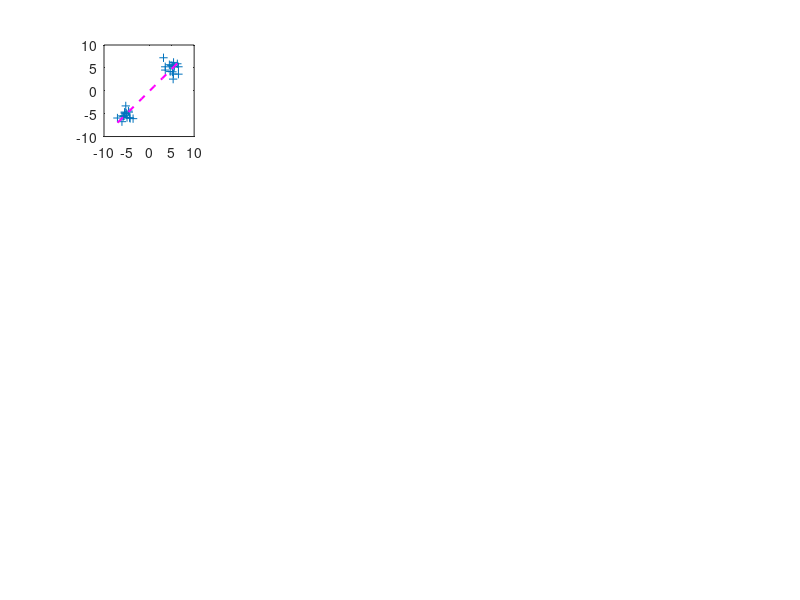

Source code (MATLAB): (Note: this script raises an error after producing the figure.)
%% Compare RSA Matrices Simulation

N = 16;

figure('Pos', [326 71 1291 912])

mu = [-5 -5; 5 5];
sigma = cat(3,[1 0; 0 1], [1 0; 0 1]);
%rng('default')  % For reproducibility
R = [];
R = [R; mvnrnd(mu(1,:),sigma(:,:,1),N)];
R = [R; mvnrnd(mu(2,:),sigma(:,:,2),N)];

subplot(4,5,1)
plot(R(:,1),R(:,2),'+')
set(gca,'xlim',[-10 10], 'ylim',[-10 10])
hold on
B = polyfit(R(:,1), R(:,2),1);
ls1 = plot(linspace(min(R(:,1)), max(R(:,1)),N),B(2) + linspace(min(R(:,1)), max(R(:,1)),N)*B(1),'--m','linewidth',1.5);
text(ls1.XData(end), ls1.YData(end),strrep(sprintf('r = %1.3f',corr(R(:,1), R(:,2))),'0.','.'),'Color','m')
B = polyfit(R(1:N,1), R(1:N,2),1);
ls2 = plot(linspace(min(R(1:N,1)), max(R(1:N,1)),N),B(2) + linspace(min(R(1:N,1)), max(R(1:N,1)),N)*B(1),'--r','linewidth',1.5);
text(ls2.XData(end), ls2.YData(end),strrep(sprintf('r = %1.3f',corr(R(1:N,1), R(1:N,2))),'0.','.'),'Color','r')
B = polyfit(R(N+1:end,1), R(N+1:end,2),1);
ls3 = plot(linspace(min(R(N+1:end,1)), max(R(N+1:end,1)),N),B(2) + linspace(min(R(N+1:end,1)), max(R(N+1:end,1)),N)*B(1),'--g','linewidth',1.5);
text(ls3.XData(end), ls3.YData(end),strrep(sprintf('r = %1.3f',corr(R(N+1:end,1), R(N+1:end,2))),'0.','.'),'Color','g')
hold off
title(sprintf('V_{corr} = %1.4f', (atanh(corr(R(1:N,1), R(1:N,2))) - atanh(corr(R(N+1:end,1), R(N+1:end,2))))*(atanh(corr(R(:,1), R(:,2))))))

mu = [-1 -1; 1 1];
sigma = cat(3,[1 0; 0 1], [1 0; 0 1]);
%rng('default')  % For reproducibility
R = [];
R = [R; mvnrnd(mu(1,:),sigma(:,:,1),N)];
R = [R; mvnrnd(mu(2,:),sigma(:,:,2),N)];

subplot(4,5,2)
plot(R(:,1),R(:,2),'+')
set(gca,'xlim',[-5 5], 'ylim',[-5 5])
hold on
B = polyfit(R(:,1), R(:,2),1);
ls1 = plot(linspace(min(R(:,1)), max(R(:,1)),N),B(2) + linspace(min(R(:,1)), max(R(:,1)),N)*B(1),'--m','linewidth',1.5);
text(ls1.XData(end), ls1.YData(end),strrep(sprintf('r = %1.3f',corr(R(:,1), R(:,2))),'0.','.'),'Color','m')
B = polyfit(R(1:N,1), R(1:N,2),1);
ls2 = plot(linspace(min(R(1:N,1)), max(R(1:N,1)),N),B(2) + linspace(min(R(1:N,1)), max(R(1:N,1)),N)*B(1),'--r','linewidth',1.5);
text(ls2.XData(end), ls2.YData(end),strrep(sprintf('r = %1.3f',corr(R(1:N,1), R(1:N,2))),'0.','.'),'Color','r')
B = polyfit(R(N+1:end,1), R(N+1:end,2),1);
ls3 = plot(linspace(min(R(N+1:end,1)), max(R(N+1:end,1)),N),B(2) + linspace(min(R(N+1:end,1)), max(R(N+1:end,1)),N)*B(1),'--g','linewidth',1.5);
text(ls3.XData(end), ls3.YData(end),strrep(sprintf('r = %1.3f',corr(R(N+1:end,1), R(N+1:end,2))),'0.','.'),'Color','g')
hold off
title(sprintf('V_{corr} = %1.4f', (atanh(corr(R(1:N,1), R(1:N,2))) - atanh(corr(R(N+1:end,1), R(N+1:end,2))))*(atanh(corr(R(:,1), R(:,2))))))

mu = [0 0; 0 0];
sigma = cat(3,[1 0; 0 1], [1 0; 0 1]);
%rng('default')  % For reproducibility
R = [];
R = [R; mvnrnd(mu(1,:),sigma(:,:,1),N)];
R = [R; mvnrnd(mu(2,:),sigma(:,:,2),N)];

subplot(4,5,3)
plot(R(:,1),R(:,2),'+')
set(gca,'xlim',[-5 5], 'ylim',[-5 5])
hold on
B = polyfit(R(:,1), R(:,2),1);
ls1 = plot(linspace(min(R(:,1)), max(R(:,1)),N),B(2) + linspace(min(R(:,1)), max(R(:,1)),N)*B(1),'--m','linewidth',1.5);
text(ls1.XData(end), ls1.YData(end),strrep(sprintf('r = %1.3f',corr(R(:,1), R(:,2))),'0.','.'),'Color','m')
B = polyfit(R(1:N,1), R(1:N,2),1);
ls2 = plot(linspace(min(R(1:N,1)), max(R(1:N,1)),N),B(2) + linspace(min(R(1:N,1)), max(R(1:N,1)),N)*B(1),'--r','linewidth',1.5);
text(ls2.XData(end), ls2.YData(end),strrep(sprintf('r = %1.3f',corr(R(1:N,1), R(1:N,2))),'0.','.'),'Color','r')
B = polyfit(R(N+1:end,1), R(N+1:end,2),1);
ls3 = plot(linspace(min(R(N+1:end,1)), max(R(N+1:end,1)),N),B(2) + linspace(min(R(N+1:end,1)), max(R(N+1:end,2)),N)*B(1),'--g','linewidth',1.5);
text(ls3.XData(end), ls3.YData(end),strrep(sprintf('r = %1.3f',corr(R(N+1:end,1), R(N+1:end,2))),'0.','.'),'Color','g')
hold off
title(sprintf('V_{corr} = %1.4f', (atanh(corr(R(1:N,1), R(1:N,2))) - atanh(corr(R(N+1:end,1), R(N+1:end,2))))*(atanh(corr(R(:,1), R(:,2))))))

mu = [-1 1; 1 -1];
sigma = cat(3,[1 0; 0 1], [1 0; 0 1]);
%rng('default')  % For reproducibility
R = [];
R = [R; mvnrnd(mu(1,:),sigma(:,:,1),N)];
R = [R; mvnrnd(mu(2,:),sigma(:,:,2),N)];

subplot(4,5,4)
plot(R(:,1),R(:,2),'+')
set(gca,'xlim',[-5 5], 'ylim',[-5 5])
hold on
B = polyfit(R(:,1), R(:,2),1);
ls1 = plot(linspace(min(R(:,1)), max(R(:,1)),N),B(2) + linspace(min(R(:,1)), max(R(:,1)),N)*B(1),'--m','linewidth',1.5);
text(ls1.XData(end), ls1.YData(end),strrep(sprintf('r = %1.3f',corr(R(:,1), R(:,2))),'0.','.'),'Color','m')
B = polyfit(R(1:N,1), R(1:N,2),1);
ls2 = plot(linspace(min(R(1:N,1)), max(R(1:N,1)),N),B(2) + linspace(min(R(1:N,1)), max(R(1:N,1)),N)*B(1),'--r','linewidth',1.5);
text(ls2.XData(end), ls2.YData(end),strrep(sprintf('r = %1.3f',corr(R(1:N,1), R(1:N,2))),'0.','.'),'Color','r')
B = polyfit(R(N+1:end,1), R(N+1:end,2),1);
ls3 = plot(linspace(min(R(N+1:end,1)), max(R(N+1:end,1)),N),B(2) + linspace(min(R(N+1:end,1)), max(R(N+1:end,1)),N)*B(1),'--g','linewidth',1.5);
text(ls3.XData(end), ls3.YData(end),strrep(sprintf('r = %1.3f',corr(R(N+1:end,1), R(N+1:end,2))),'0.','.'),'Color','g')
hold off
title(sprintf('V_{corr} = %1.4f', (atanh(corr(R(1:N,1), R(1:N,2))) - atanh(corr(R(N+1:end,1), R(N+1:end,2))))*(atanh(corr(R(:,1), R(:,2))))))

mu = [-5 5; 5 -5];
sigma = cat(3,[1 0; 0 1], [1 0; 0 1]);
%rng('default')  % For reproducibility
R = [];
R = [R; mvnrnd(mu(1,:),sigma(:,:,1),N)];
R = [R; mvnrnd(mu(2,:),sigma(:,:,2),N)];

subplot(4,5,5)
plot(R(:,1),R(:,2),'+')
set(gca,'xlim',[-10 10], 'ylim',[-10 10])
hold on
B = polyfit(R(:,1), R(:,2),1);
ls1 = plot(linspace(min(R(:,1)), max(R(:,1)),N),B(2) + linspace(min(R(:,1)), max(R(:,1)),N)*B(1),'--m','linewidth',1.5);
text(ls1.XData(end), ls1.YData(end),strrep(sprintf('r = %1.3f',corr(R(:,1), R(:,2))),'0.','.'),'Color','m')
B = polyfit(R(1:N,1), R(1:N,2),1);
ls2 = plot(linspace(min(R(1:N,1)), max(R(1:N,1)),N),B(2) + linspace(min(R(1:N,1)), max(R(1:N,1)),N)*B(1),'--r','linewidth',1.5);
text(ls2.XData(end), ls2.YData(end),strrep(sprintf('r = %1.3f',corr(R(1:N,1), R(1:N,2))),'0.','.'),'Color','r')
B = polyfit(R(N+1:end,1), R(N+1:end,2),1);
ls3 = plot(linspace(min(R(N+1:end,1)), max(R(N+1:end,1)),N),B(2) + linspace(min(R(N+1:end,1)), max(R(N+1:end,1)),N)*B(1),'--g','linewidth',1.5);
text(ls3.XData(end), ls3.YData(end),strrep(sprintf('r = %1.3f',corr(R(N+1:end,1), R(N+1:end,2))),'0.','.'),'Color','g')
hold off
title(sprintf('V_{corr} = %1.4f', (atanh(corr(R(1:N,1), R(1:N,2))) - atanh(corr(R(N+1:end,1), R(N+1:end,2))))*(atanh(corr(R(:,1), R(:,2))))))

mu = [-5 -5; 5 5];
sigma = cat(3,[1 .9; .9 1], [1 0; 0 1]);
%rng('default')  % For reproducibility
R = [];
R = [R; mvnrnd(mu(1,:),sigma(:,:,1),N)];
R = [R; mvnrnd(mu(2,:),sigma(:,:,2),N)];

subplot(4,5,6)
plot(R(:,1),R(:,2),'+')
set(gca,'xlim',[-10 10], 'ylim',[-10 10])
hold on
B = polyfit(R(:,1), R(:,2),1);
ls1 = plot(linspace(min(R(:,1)), max(R(:,1)),N),B(2) + linspace(min(R(:,1)), max(R(:,1)),N)*B(1),'--m','linewidth',1.5);
text(ls1.XData(end), ls1.YData(end),strrep(sprintf('r = %1.3f',corr(R(:,1), R(:,2))),'0.','.'),'Color','m')
B = polyfit(R(1:N,1), R(1:N,2),1);
ls2 = plot(linspace(min(R(1:N,1)), max(R(1:N,1)),N),B(2) + linspace(min(R(1:N,1)), max(R(1:N,1)),N)*B(1),'--r','linewidth',1.5);
text(ls2.XData(end), ls2.YData(end),strrep(sprintf('r = %1.3f',corr(R(1:N,1), R(1:N,2))),'0.','.'),'Color','r')
B = polyfit(R(N+1:end,1), R(N+1:end,2),1);
ls3 = plot(linspace(min(R(N+1:end,1)), max(R(N+1:end,1)),N),B(2) + linspace(min(R(N+1:end,1)), max(R(N+1:end,1)),N)*B(1),'--g','linewidth',1.5);
text(ls3.XData(end), ls3.YData(end),strrep(sprintf('r = %1.3f',corr(R(N+1:end,1), R(N+1:end,2))),'0.','.'),'Color','g')
hold off
title(sprintf('V_{corr} = %1.4f', (atanh(corr(R(1:N,1), R(1:N,2))) - atanh(corr(R(N+1:end,1), R(N+1:end,2))))*(atanh(corr(R(:,1), R(:,2))))))

mu = [-1 -1; 1 1];
sigma = cat(3,[1 .9; .9 1], [1 0; 0 1]);
%rng('default')  % For reproducibility
R = [];
R = [R; mvnrnd(mu(1,:),sigma(:,:,1),N)];
R = [R; mvnrnd(mu(2,:),sigma(:,:,2),N)];

subplot(4,5,7)
plot(R(:,1),R(:,2),'+')
set(gca,'xlim',[-5 5], 'ylim',[-5 5])
hold on
B = polyfit(R(:,1), R(:,2),1);
ls1 = plot(linspace(min(R(:,1)), max(R(:,1)),N),B(2) + linspace(min(R(:,1)), max(R(:,1)),N)*B(1),'--m','linewidth',1.5);
text(ls1.XData(end), ls1.YData(end),strrep(sprintf('r = %1.3f',corr(R(:,1), R(:,2))),'0.','.'),'Color','m')
B = polyfit(R(1:N,1), R(1:N,2),1);
ls2 = plot(linspace(min(R(1:N,1)), max(R(1:N,1)),N),B(2) + linspace(min(R(1:N,1)), max(R(1:N,1)),N)*B(1),'--r','linewidth',1.5);
text(ls2.XData(end), ls2.YData(end),strrep(sprintf('r = %1.3f',corr(R(1:N,1), R(1:N,2))),'0.','.'),'Color','r')
B = polyfit(R(N+1:end,1), R(N+1:end,2),1);
ls3 = plot(linspace(min(R(N+1:end,1)), max(R(N+1:end,1)),N),B(2) + linspace(min(R(N+1:end,1)), max(R(N+1:end,1)),N)*B(1),'--g','linewidth',1.5);
text(ls3.XData(end), ls3.YData(end),strrep(sprintf('r = %1.3f',corr(R(N+1:end,1), R(N+1:end,2))),'0.','.'),'Color','g')
hold off
title(sprintf('V_{corr} = %1.4f', (atanh(corr(R(1:N,1), R(1:N,2))) - atanh(corr(R(N+1:end,1), R(N+1:end,2))))*(atanh(corr(R(:,1), R(:,2))))))

mu = [0 0; 0 0];
sigma = cat(3,[1 .9; .9 1], [1 0; 0 1]);
%rng('default')  % For reproducibility
R = [];
R = [R; mvnrnd(mu(1,:),sigma(:,:,1),N)];
R = [R; mvnrnd(mu(2,:),sigma(:,:,2),N)];

subplot(4,5,8)
plot(R(:,1),R(:,2),'+')
set(gca,'xlim',[-5 5], 'ylim',[-5 5])
hold on
B = polyfit(R(:,1), R(:,2),1);
ls1 = plot(linspace(min(R(:,1)), max(R(:,1)),N),B(2) + linspace(min(R(:,1)), max(R(:,1)),N)*B(1),'--m','linewidth',1.5);
text(ls1.XData(end), ls1.YData(end),strrep(sprintf('r = %1.3f',corr(R(:,1), R(:,2))),'0.','.'),'Color','m')
B = polyfit(R(1:N,1), R(1:N,2),1);
ls2 = plot(linspace(min(R(1:N,1)), max(R(1:N,1)),N),B(2) + linspace(min(R(1:N,1)), max(R(1:N,1)),N)*B(1),'--r','linewidth',1.5);
text(ls2.XData(end), ls2.YData(end),strrep(sprintf('r = %1.3f',corr(R(1:N,1), R(1:N,2))),'0.','.'),'Color','r')
B = polyfit(R(N+1:end,1), R(N+1:end,2),1);
ls3 = plot(linspace(min(R(N+1:end,1)), max(R(N+1:end,1)),N),B(2) + linspace(min(R(N+1:end,1)), max(R(N+1:end,1)),N)*B(1),'--g','linewidth',1.5);
text(ls3.XData(end), ls3.YData(end),strrep(sprintf('r = %1.3f',corr(R(N+1:end,1), R(N+1:end,2))),'0.','.'),'Color','g')
hold off
title(sprintf('V_{corr} = %1.4f', (atanh(corr(R(1:N,1), R(1:N,2))) - atanh(corr(R(N+1:end,1), R(N+1:end,2))))*(atanh(corr(R(:,1), R(:,2))))))

mu = [-1 1; 1 -1];
sigma = cat(3,[1 .9; .9 1], [1 0; 0 1]);
%rng('default')  % For reproducibility
R = [];
R = [R; mvnrnd(mu(1,:),sigma(:,:,1),N)];
R = [R; mvnrnd(mu(2,:),sigma(:,:,2),N)];

subplot(4,5,9)
plot(R(:,1),R(:,2),'+')
set(gca,'xlim',[-5 5], 'ylim',[-5 5])
hold on
B = polyfit(R(:,1), R(:,2),1);
ls1 = plot(linspace(min(R(:,1)), max(R(:,1)),N),B(2) + linspace(min(R(:,1)), max(R(:,1)),N)*B(1),'--m','linewidth',1.5);
text(ls1.XData(end), ls1.YData(end),strrep(sprintf('r = %1.3f',corr(R(:,1), R(:,2))),'0.','.'),'Color','m')
B = polyfit(R(1:N,1), R(1:N,2),1);
ls2 = plot(linspace(min(R(1:N,1)), max(R(1:N,1)),N),B(2) + linspace(min(R(1:N,1)), max(R(1:N,1)),N)*B(1),'--r','linewidth',1.5);
text(ls2.XData(end), ls2.YData(end),strrep(sprintf('r = %1.3f',corr(R(1:N,1), R(1:N,2))),'0.','.'),'Color','r')
B = polyfit(R(N+1:end,1), R(N+1:end,2),1);
ls3 = plot(linspace(min(R(N+1:end,1)), max(R(N+1:end,1)),N),B(2) + linspace(min(R(N+1:end,1)), max(R(N+1:end,1)),N)*B(1),'--g','linewidth',1.5);
text(ls3.XData(end), ls3.YData(end),strrep(sprintf('r = %1.3f',corr(R(N+1:end,1), R(N+1:end,2))),'0.','.'),'Color','g')
hold off
title(sprintf('V_{corr} = %1.4f', (atanh(corr(R(1:N,1), R(1:N,2))) - atanh(corr(R(N+1:end,1), R(N+1:end,2))))*(atanh(corr(R(:,1), R(:,2))))))

mu = [-5 5; 5 -5];
sigma = cat(3,[1 .9; .9 1], [1 0; 0 1]);
%rng('default')  % For reproducibility
R = [];
R = [R; mvnrnd(mu(1,:),sigma(:,:,1),N)];
R = [R; mvnrnd(mu(2,:),sigma(:,:,2),N)];

subplot(4,5,10)
plot(R(:,1),R(:,2),'+')
set(gca,'xlim',[-10 10], 'ylim',[-10 10])
hold on
B = polyfit(R(:,1), R(:,2),1);
ls1 = plot(linspace(min(R(:,1)), max(R(:,1)),N),B(2) + linspace(min(R(:,1)), max(R(:,1)),N)*B(1),'--m','linewidth',1.5);
text(ls1.XData(end), ls1.YData(end),strrep(sprintf('r = %1.3f',corr(R(:,1), R(:,2))),'0.','.'),'Color','m')
B = polyfit(R(1:N,1), R(1:N,2),1);
ls2 = plot(linspace(min(R(1:N,1)), max(R(1:N,1)),N),B(2) + linspace(min(R(1:N,1)), max(R(1:N,1)),N)*B(1),'--r','linewidth',1.5);
text(ls2.XData(end), ls2.YData(end),strrep(sprintf('r = %1.3f',corr(R(1:N,1), R(1:N,2))),'0.','.'),'Color','r')
B = polyfit(R(N+1:end,1), R(N+1:end,2),1);
ls3 = plot(linspace(min(R(N+1:end,1)), max(R(N+1:end,1)),N),B(2) + linspace(min(R(N+1:end,1)), max(R(N+1:end,1)),N)*B(1),'--g','linewidth',1.5);
text(ls3.XData(end), ls3.YData(end),strrep(sprintf('r = %1.3f',corr(R(N+1:end,1), R(N+1:end,2))),'0.','.'),'Color','g')
hold off
title(sprintf('V_{corr} = %1.4f', (atanh(corr(R(1:N,1), R(1:N,2))) - atanh(corr(R(N+1:end,1), R(N+1:end,2))))*(atanh(corr(R(:,1), R(:,2))))))

mu = [-5 -5; 5 5];
sigma = cat(3,[1 .9; .9 1], [1 -.9; -.9 1]);
%rng('default')  % For reproducibility
R = [];
R = [R; mvnrnd(mu(1,:),sigma(:,:,1),N)];
R = [R; mvnrnd(mu(2,:),sigma(:,:,2),N)];

subplot(4,5,11)
plot(R(:,1),R(:,2),'+')
set(gca,'xlim',[-10 10], 'ylim',[-10 10])
hold on
B = polyfit(R(:,1), R(:,2),1);
ls1 = plot(linspace(min(R(:,2)), max(R(:,2)),N),B(2) + linspace(min(R(:,2)), max(R(:,2)),N)*B(1),'--m','linewidth',1.5);
text(ls1.XData(end), ls1.YData(end),strrep(sprintf('r = %1.3f',corr(R(:,1), R(:,2))),'0.','.'),'Color','m')
B = polyfit(R(1:N,1), R(1:N,2),1);
ls2 = plot(linspace(min(R(1:N,2)), max(R(1:N,2)),N),B(2) + linspace(min(R(1:N,2)), max(R(1:N,2)),N)*B(1),'--r','linewidth',1.5);
text(ls2.XData(end), ls2.YData(end),strrep(sprintf('r = %1.3f',corr(R(1:N,1), R(1:N,2))),'0.','.'),'Color','r')
B = polyfit(R(N+1:end,1), R(N+1:end,2),1);
ls3 = plot(linspace(min(R(N+1:end,2)), max(R(N+1:end,2)),N),B(2) + linspace(min(R(N+1:end,2)), max(R(N+1:end,2)),N)*B(1),'--g','linewidth',1.5);
text(ls3.XData(end), ls3.YData(end),strrep(sprintf('r = %1.3f',corr(R(N+1:end,1), R(N+1:end,2))),'0.','.'),'Color','g')
hold off
title(sprintf('V_{corr} = %1.4f', (atanh(corr(R(1:N,1), R(1:N,2))) - atanh(corr(R(N+1:end,1), R(N+1:end,2))))*(atanh(corr(R(:,1), R(:,2))))))

mu = [-1 -1; 1 1];
sigma = cat(3,[1 .9; .9 1], [1 -.9; -.9 1]);
%rng('default')  % For reproducibility
R = [];
R = [R; mvnrnd(mu(1,:),sigma(:,:,1),N)];
R = [R; mvnrnd(mu(2,:),sigma(:,:,2),N)];

subplot(4,5,12)
plot(R(:,1),R(:,2),'+')
set(gca,'xlim',[-5 5], 'ylim',[-5 5])
hold on
B = polyfit(R(:,1), R(:,2),1);
ls1 = plot(linspace(min(R(:,1)), max(R(:,1)),N),B(2) + linspace(min(R(:,1)), max(R(:,1)),N)*B(1),'--m','linewidth',1.5);
text(ls1.XData(end), ls1.YData(end),strrep(sprintf('r = %1.3f',corr(R(:,1), R(:,2))),'0.','.'),'Color','m')
B = polyfit(R(1:N,1), R(1:N,2),1);
ls2 = plot(linspace(min(R(1:N,1)), max(R(1:N,1)),N),B(2) + linspace(min(R(1:N,1)), max(R(1:N,1)),N)*B(1),'--r','linewidth',1.5);
text(ls2.XData(end), ls2.YData(end),strrep(sprintf('r = %1.3f',corr(R(1:N,1), R(1:N,2))),'0.','.'),'Color','r')
B = polyfit(R(N+1:end,1), R(N+1:end,2),1);
ls3 = plot(linspace(min(R(N+1:end,1)), max(R(N+1:end,1)),N),B(2) + linspace(min(R(N+1:end,1)), max(R(N+1:end,1)),N)*B(1),'--g','linewidth',1.5);
text(ls3.XData(end), ls3.YData(end),strrep(sprintf('r = %1.3f',corr(R(N+1:end,1), R(N+1:end,2))),'0.','.'),'Color','g')
hold off
title(sprintf('V_{corr} = %1.4f', (atanh(corr(R(1:N,1), R(1:N,2))) - atanh(corr(R(N+1:end,1), R(N+1:end,2))))*(atanh(corr(R(:,1), R(:,2))))))

mu = [0 0; 0 0];
sigma = cat(3,[1 .9; .9 1], [1 -.9; -.9 1]);
%rng('default')  % For reproducibility
R = [];
R = [R; mvnrnd(mu(1,:),sigma(:,:,1),N)];
R = [R; mvnrnd(mu(2,:),sigma(:,:,2),N)];

subplot(4,5,13)
plot(R(:,1),R(:,2),'+')
set(gca,'xlim',[-5 5], 'ylim',[-5 5])
hold on
B = polyfit(R(:,1), R(:,2),1);
ls1 = plot(linspace(min(R(:,1)), max(R(:,1)),N),B(2) + linspace(min(R(:,1)), max(R(:,1)),N)*B(1),'--m','linewidth',1.5);
text(ls1.XData(end), ls1.YData(end),strrep(sprintf('r = %1.3f',corr(R(:,1), R(:,2))),'0.','.'),'Color','m')
B = polyfit(R(1:N,1), R(1:N,2),1);
ls2 = plot(linspace(min(R(1:N,1)), max(R(1:N,1)),N),B(2) + linspace(min(R(1:N,1)), max(R(1:N,1)),N)*B(1),'--r','linewidth',1.5);
text(ls2.XData(end), ls2.YData(end),strrep(sprintf('r = %1.3f',corr(R(1:N,1), R(1:N,2))),'0.','.'),'Color','r')
B = polyfit(R(N+1:end,1), R(N+1:end,2),1);
ls3 = plot(linspace(min(R(N+1:end,1)), max(R(N+1:end,1)),N),B(2) + linspace(min(R(N+1:end,1)), max(R(N+1:end,1)),N)*B(1),'--g','linewidth',1.5);
text(ls3.XData(end), ls3.YData(end),strrep(sprintf('r = %1.3f',corr(R(N+1:end,1), R(N+1:end,2))),'0.','.'),'Color','g')
hold off
title(sprintf('V_{corr} = %1.4f', (atanh(corr(R(1:N,1), R(1:N,2))) - atanh(corr(R(N+1:end,1), R(N+1:end,2))))*(atanh(corr(R(:,1), R(:,2))))))

mu = [-1 1; 1 -1];
sigma = cat(3,[1 .9; .9 1], [1 -.9; -.9 1]);
%rng('default')  % For reproducibility
R = [];
R = [R; mvnrnd(mu(1,:),sigma(:,:,1),N)];
R = [R; mvnrnd(mu(2,:),sigma(:,:,2),N)];

subplot(4,5,14)
plot(R(:,1),R(:,2),'+')
set(gca,'xlim',[-5 5], 'ylim',[-5 5])
hold on
B = polyfit(R(:,1), R(:,2),1);
ls1 = plot(linspace(min(R(:,1)), max(R(:,1)),N),B(2) + linspace(min(R(:,1)), max(R(:,1)),N)*B(1),'--m','linewidth',1.5);
text(ls1.XData(end), ls1.YData(end),strrep(sprintf('r = %1.3f',corr(R(:,1), R(:,2))),'0.','.'),'Color','m')
B = polyfit(R(1:N,1), R(1:N,2),1);
ls2 = plot(linspace(min(R(1:N,1)), max(R(1:N,1)),N),B(2) + linspace(min(R(1:N,1)), max(R(1:N,1)),N)*B(1),'--r','linewidth',1.5);
text(ls2.XData(end), ls2.YData(end),strrep(sprintf('r = %1.3f',corr(R(1:N,1), R(1:N,2))),'0.','.'),'Color','r')
B = polyfit(R(N+1:end,1), R(N+1:end,2),1);
ls3 = plot(linspace(min(R(N+1:end,1)), max(R(N+1:end,1)),N),B(2) + linspace(min(R(N+1:end,1)), max(R(N+1:end,1)),N)*B(1),'--g','linewidth',1.5);
text(ls3.XData(end), ls3.YData(end),strrep(sprintf('r = %1.3f',corr(R(N+1:end,1), R(N+1:end,2))),'0.','.'),'Color','g')
hold off
title(sprintf('V_{corr} = %1.4f', (atanh(corr(R(1:N,1), R(1:N,2))) - atanh(corr(R(N+1:end,1), R(N+1:end,2))))*(atanh(corr(R(:,1), R(:,2))))))

mu = [-5 5; 5 -5];
sigma = cat(3,[1 .9; .9 1], [1 -.9; -.9 1]);
%rng('default')  % For reproducibility
R = [];
R = [R; mvnrnd(mu(1,:),sigma(:,:,1),N)];
R = [R; mvnrnd(mu(2,:),sigma(:,:,2),N)];

subplot(4,5,15)
plot(R(:,1),R(:,2),'+')
set(gca,'xlim',[-10 10], 'ylim',[-10 10])
hold on
B = polyfit(R(:,1), R(:,2),1);
ls1 = plot(linspace(min(R(:,1)), max(R(:,1)),N),B(2) + linspace(min(R(:,1)), max(R(:,1)),N)*B(1),'--m','linewidth',1.5);
text(ls1.XData(end), ls1.YData(end),strrep(sprintf('r = %1.3f',corr(R(:,1), R(:,2))),'0.','.'),'Color','m')
B = polyfit(R(1:N,1), R(1:N,2),1);
ls2 = plot(linspace(min(R(1:N,1)), max(R(1:N,1)),N),B(2) + linspace(min(R(1:N,1)), max(R(1:N,1)),N)*B(1),'--r','linewidth',1.5);
text(ls2.XData(end), ls2.YData(end),strrep(sprintf('r = %1.3f',corr(R(1:N,1), R(1:N,2))),'0.','.'),'Color','r')
B = polyfit(R(N+1:end,1), R(N+1:end,2),1);
ls3 = plot(linspace(min(R(N+1:end,1)), max(R(N+1:end,1)),N),B(2) + linspace(min(R(N+1:end,1)), max(R(N+1:end,1)),N)*B(1),'--g','linewidth',1.5);
text(ls3.XData(end), ls3.YData(end),strrep(sprintf('r = %1.3f',corr(R(N+1:end,1), R(N+1:end,2))),'0.','.'),'Color','g')
hold off
title(sprintf('V_{corr} = %1.4f', (atanh(corr(R(1:N,1), R(1:N,2))) - atanh(corr(R(N+1:end,1), R(N+1:end,2))))*(atanh(corr(R(:,1), R(:,2))))))

mu = [-5 -5; 5 5];
sigma = cat(3,[1 -.9; -.9 1], [1 -.9; -.9 1]);
%rng('default')  % For reproducibility
R = [];
R = [R; mvnrnd(mu(1,:),sigma(:,:,1),N)];
R = [R; mvnrnd(mu(2,:),sigma(:,:,2),N)];

subplot(4,5,16)
plot(R(:,1),R(:,2),'+')
set(gca,'xlim',[-10 10], 'ylim',[-10 10])
hold on
B = polyfit(R(:,1), R(:,2),1);
ls1 = plot(linspace(min(R(:,2)), max(R(:,2)),N),B(2) + linspace(min(R(:,2)), max(R(:,2)),N)*B(1),'--m','linewidth',1.5);
text(ls1.XData(end), ls1.YData(end),strrep(sprintf('r = %1.3f',corr(R(:,1), R(:,2))),'0.','.'),'Color','m')
B = polyfit(R(1:N,1), R(1:N,2),1);
ls2 = plot(linspace(min(R(1:N,2)), max(R(1:N,2)),N),B(2) + linspace(min(R(1:N,2)), max(R(1:N,2)),N)*B(1),'--r','linewidth',1.5);
text(ls2.XData(end), ls2.YData(end),strrep(sprintf('r = %1.3f',corr(R(1:N,1), R(1:N,2))),'0.','.'),'Color','r')
B = polyfit(R(N+1:end,1), R(N+1:end,2),1);
ls3 = plot(linspace(min(R(N+1:end,2)), max(R(N+1:end,2)),N),B(2) + linspace(min(R(N+1:end,2)), max(R(N+1:end,2)),N)*B(1),'--g','linewidth',1.5);
text(ls3.XData(end), ls3.YData(end),strrep(sprintf('r = %1.3f',corr(R(N+1:end,1), R(N+1:end,2))),'0.','.'),'Color','g')
hold off
title(sprintf('V_{corr} = %1.4f', (atanh(corr(R(1:N,1), R(1:N,2))) - atanh(corr(R(N+1:end,1), R(N+1:end,2))))*(atanh(corr(R(:,1), R(:,2))))))

mu = [-1 -1; 1 1];
sigma = cat(3,[1 -.9; -.9 1], [1 -.9; -.9 1]);
%rng('default')  % For reproducibility
R = [];
R = [R; mvnrnd(mu(1,:),sigma(:,:,1),N)];
R = [R; mvnrnd(mu(2,:),sigma(:,:,2),N)];

subplot(4,5,17)
plot(R(:,1),R(:,2),'+')
set(gca,'xlim',[-5 5], 'ylim',[-5 5])
hold on
B = polyfit(R(:,1), R(:,2),1);
ls1 = plot(linspace(min(R(:,1)), max(R(:,1)),N),B(2) + linspace(min(R(:,1)), max(R(:,1)),N)*B(1),'--m','linewidth',1.5);
text(ls1.XData(end), ls1.YData(end),strrep(sprintf('r = %1.3f',corr(R(:,1), R(:,2))),'0.','.'),'Color','m')
B = polyfit(R(1:N,1), R(1:N,2),1);
ls2 = plot(linspace(min(R(1:N,1)), max(R(1:N,1)),N),B(2) + linspace(min(R(1:N,1)), max(R(1:N,1)),N)*B(1),'--r','linewidth',1.5);
text(ls2.XData(end), ls2.YData(end),strrep(sprintf('r = %1.3f',corr(R(1:N,1), R(1:N,2))),'0.','.'),'Color','r')
B = polyfit(R(N+1:end,1), R(N+1:end,2),1);
ls3 = plot(linspace(min(R(N+1:end,1)), max(R(N+1:end,1)),N),B(2) + linspace(min(R(N+1:end,1)), max(R(N+1:end,1)),N)*B(1),'--g','linewidth',1.5);
text(ls3.XData(end), ls3.YData(end),strrep(sprintf('r = %1.3f',corr(R(N+1:end,1), R(N+1:end,2))),'0.','.'),'Color','g')
hold off
title(sprintf('V_{corr} = %1.4f', (atanh(corr(R(1:N,1), R(1:N,2))) - atanh(corr(R(N+1:end,1), R(N+1:end,2))))*(atanh(corr(R(:,1), R(:,2))))))

mu = [0 0; 0 0];
sigma = cat(3,[1 -.9; -.9 1], [1 -.9; -.9 1]);
%rng('default')  % For reproducibility
R = [];
R = [R; mvnrnd(mu(1,:),sigma(:,:,1),N)];
R = [R; mvnrnd(mu(2,:),sigma(:,:,2),N)];

subplot(4,5,18)
plot(R(:,1),R(:,2),'+')
set(gca,'xlim',[-5 5], 'ylim',[-5 5])
hold on
B = polyfit(R(:,1), R(:,2),1);
ls1 = plot(linspace(min(R(:,1)), max(R(:,1)),N),B(2) + linspace(min(R(:,1)), max(R(:,1)),N)*B(1),'--m','linewidth',1.5);
text(ls1.XData(end), ls1.YData(end),strrep(sprintf('r = %1.3f',corr(R(:,1), R(:,2))),'0.','.'),'Color','m')
B = polyfit(R(1:N,1), R(1:N,2),1);
ls2 = plot(linspace(min(R(1:N,1)), max(R(1:N,1)),N),B(2) + linspace(min(R(1:N,1)), max(R(1:N,1)),N)*B(1),'--r','linewidth',1.5);
text(ls2.XData(end), ls2.YData(end),strrep(sprintf('r = %1.3f',corr(R(1:N,1), R(1:N,2))),'0.','.'),'Color','r')
B = polyfit(R(N+1:end,1), R(N+1:end,2),1);
ls3 = plot(linspace(min(R(N+1:end,1)), max(R(N+1:end,1)),N),B(2) + linspace(min(R(N+1:end,1)), max(R(N+1:end,1)),N)*B(1),'--g','linewidth',1.5);
text(ls3.XData(end), ls3.YData(end),strrep(sprintf('r = %1.3f',corr(R(N+1:end,1), R(N+1:end,2))),'0.','.'),'Color','g')
hold off
title(sprintf('V_{corr} = %1.4f', (atanh(corr(R(1:N,1), R(1:N,2))) - atanh(corr(R(N+1:end,1), R(N+1:end,2))))*(atanh(corr(R(:,1), R(:,2))))))

mu = [-1 1; 1 -1];
sigma = cat(3,[1 -.9; -.9 1], [1 -.9; -.9 1]);
%rng('default')  % For reproducibility
R = [];
R = [R; mvnrnd(mu(1,:),sigma(:,:,1),N)];
R = [R; mvnrnd(mu(2,:),sigma(:,:,2),N)];

subplot(4,5,19)
plot(R(:,1),R(:,2),'+')
set(gca,'xlim',[-5 5], 'ylim',[-5 5])
hold on
B = polyfit(R(:,1), R(:,2),1);
ls1 = plot(linspace(min(R(:,1)), max(R(:,1)),N),B(2) + linspace(min(R(:,1)), max(R(:,1)),N)*B(1),'--m','linewidth',1.5);
text(ls1.XData(end), ls1.YData(end),strrep(sprintf('r = %1.3f',corr(R(:,1), R(:,2))),'0.','.'),'Color','m')
B = polyfit(R(1:N,1), R(1:N,2),1);
ls2 = plot(linspace(min(R(1:N,1)), max(R(1:N,1)),N),B(2) + linspace(min(R(1:N,1)), max(R(1:N,1)),N)*B(1),'--r','linewidth',1.5);
text(ls2.XData(end), ls2.YData(end),strrep(sprintf('r = %1.3f',corr(R(1:N,1), R(1:N,2))),'0.','.'),'Color','r')
B = polyfit(R(N+1:end,1), R(N+1:end,2),1);
ls3 = plot(linspace(min(R(N+1:end,1)), max(R(N+1:end,1)),N),B(2) + linspace(min(R(N+1:end,1)), max(R(N+1:end,1)),N)*B(1),'--g','linewidth',1.5);
text(ls3.XData(end), ls3.YData(end),strrep(sprintf('r = %1.3f',corr(R(N+1:end,1), R(N+1:end,2))),'0.','.'),'Color','g')
hold off
title(sprintf('V_{corr} = %1.4f', (atanh(corr(R(1:N,1), R(1:N,2))) - atanh(corr(R(N+1:end,1), R(N+1:end,2))))*(atanh(corr(R(:,1), R(:,2))))))

mu = [-5 5; 5 -5];
sigma = cat(3,[1 -.9; -.9 1], [1 -.9; -.9 1]);
%rng('default')  % For reproducibility
R = [];
R = [R; mvnrnd(mu(1,:),sigma(:,:,1),N)];
R = [R; mvnrnd(mu(2,:),sigma(:,:,2),N)];

subplot(4,5,20)
plot(R(:,1),R(:,2),'+')
set(gca,'xlim',[-10 10], 'ylim',[-10 10])
hold on
B = polyfit(R(:,1), R(:,2),1);
ls1 = plot(linspace(min(R(:,1)), max(R(:,1)),N),B(2) + linspace(min(R(:,1)), max(R(:,1)),N)*B(1),'--m','linewidth',1.5);
text(ls1.XData(end), ls1.YData(end),strrep(sprintf('r = %1.3f',corr(R(:,1), R(:,2))),'0.','.'),'Color','m')
B = polyfit(R(1:N,1), R(1:N,2),1);
ls2 = plot(linspace(min(R(1:N,1)), max(R(1:N,1)),N),B(2) + linspace(min(R(1:N,1)), max(R(1:N,1)),N)*B(1),'--r','linewidth',1.5);
text(ls2.XData(end), ls2.YData(end),strrep(sprintf('r = %1.3f',corr(R(1:N,1), R(1:N,2))),'0.','.'),'Color','r')
B = polyfit(R(N+1:end,1), R(N+1:end,2),1);
ls3 = plot(linspace(min(R(N+1:end,1)), max(R(N+1:end,1)),N),B(2) + linspace(min(R(N+1:end,1)), max(R(N+1:end,1)),N)*B(1),'--g','linewidth',1.5);
text(ls3.XData(end), ls3.YData(end),strrep(sprintf('r = %1.3f',corr(R(N+1:end,1), R(N+1:end,2))),'0.','.'),'Color','g')
hold off
title(sprintf('V_{corr} = %1.4f', (atanh(corr(R(1:N,1), R(1:N,2))) - atanh(corr(R(N+1:end,1), R(N+1:end,2))))*(atanh(corr(R(:,1), R(:,2))))))



%% Matrix 


N = 16;

%figure('Pos', [326 71 1291 912])

mu = [0 0; 0 0];
sigma = cat(3,[1 0.99; 0.99 1], [1 0; 0 1]);
%rng('default')  % For reproducibility
R = [];
R = [R; mvnrnd(mu(1,:),sigma(:,:,1),0.5*N*(0.5*N -1))];
R = [R; mvnrnd(mu(2,:),sigma(:,:,2),0.5*N*(0.5*N -1))];

fast_corr(tiedrank_(R(:,1),1), tiedrank_(R(:,2),1));
ICC(tiedrank_(R,1), 'A-k');
ICC(tiedrank_(R,1), 'C-k');


corrs1 = -0.9:0.05:0.9;
corrs2 = -0.9:0.05:0.9;

mu = [0 0; 0 0];
sigma = cat(3,[1 0; 0 1], [1 0; 0 1]);
Cor_Mat = zeros(length(corrs1),length(corrs2));
ICC_C_Mat = zeros(length(corrs1),length(corrs2));
ICC_A_Mat = zeros(length(corrs1),length(corrs2));
for c1 = 1:length(corrs1)
    for c2 = 1:length(corrs2)
        sigma(1,2,1) = corrs1(c1); sigma(2,1,1) = corrs1(c1);
        sigma(1,2,2) = corrs2(c2); sigma(2,1,2) = corrs2(c2);
        R = [];
        R = [R; mvnrnd(mu(1,:),sigma(:,:,1),0.5*N*(0.5*N -1))];
        R = [R; mvnrnd(mu(2,:),sigma(:,:,2),0.5*N*(0.5*N -1))];

        Cor_Mat(c1,c2) = fast_corr(tiedrank_(R(:,1),1), tiedrank_(R(:,2),1));
        %ICC_A_Mat(c1,c2) = ICC([R(1:56,1:2) R(57:112,1:2)], 'A-1');
        %ICC_C_Mat(c1,c2) = ICC([R(1:56,1:2) R(57:112,1:2)], 'C-1');
        tr_data = tiedrank_(R,1);
        ICC_A_Mat(c1,c2) = ICC([tr_data(1:56,1:2) tr_data(57:112,1:2)], 'A-k');
        ICC_C_Mat(c1,c2) = ICC([tr_data(1:56,1:2) tr_data(57:112,1:2)], 'C-k');
    end
end

figure
subplot(1,3,1)
surf(corrs1, corrs2, Cor_Mat)
title('Correlation'), xlabel('x'), ylabel('y')
subplot(1,3,2)
surf(corrs1, corrs2, ICC_A_Mat)
%set(gca,'zlim',[-3 1.2])
title('ICC Agreement'), xlabel('x'), ylabel('y')
subplot(1,3,3)
surf(corrs1, corrs2, ICC_C_Mat)
%set(gca,'zlim',[-3 1.2])
title('ICC Consistency'), xlabel('x'), ylabel('y')

figure
surf(corrs1, corrs2, ICC_A_Mat./ICC_C_Mat)
title('ICC Agreement/Consistency'), xlabel('x'), ylabel('y')


mus1 = -3:0.2:3;
mus2 = -3:0.2:3;

mu = [0 0; 0 0];
sigma = cat(3,[1 0; 0 1], [1 0; 0 1]);
Cor_Mat = zeros(length(mus1),length(mus2));
ICC_C_Mat = zeros(length(mus1),length(mus2));
ICC_A_Mat = zeros(length(mus1),length(mus2));
for m1 = 1:length(mus1)
    for m2 = 1:length(mus2) 
        mu(2,:) = [mus1(m1) mus2(m2)];
        R = [];
        R = [R; mvnrnd(mu(1,:),sigma(:,:,1),0.5*N*(0.5*N -1))];
        R = [R; mvnrnd(mu(2,:),sigma(:,:,2),0.5*N*(0.5*N -1))];

        Cor_Mat(m1,m2) = fast_corr(tiedrank_(R(:,1),1), tiedrank_(R(:,2),1));
        %ICC_A_Mat(m1,m2) = ICC([R(1:56,1:2) R(57:112,1:2)], 'A-1');
        %ICC_C_Mat(m1,m2) = ICC([R(1:56,1:2) R(57:112,1:2)], 'C-1');
        tr_data = tiedrank_(R,1);
        ICC_A_Mat(m1,m2) = ICC([tr_data(1:56,1:2) tr_data(57:112,1:2)], 'A-k');
        ICC_C_Mat(m1,m2) = ICC([tr_data(1:56,1:2) tr_data(57:112,1:2)], 'C-k');
    end
end

figure
subplot(1,3,1)
surf(mus1, mus2, Cor_Mat)
title('Correlation'), xlabel('x'), ylabel('y')
subplot(1,3,2)
surf(mus1, mus2, ICC_A_Mat)
%set(gca,'zlim',[-3 1.2])
title('ICC Agreement'), xlabel('x'), ylabel('y')
subplot(1,3,3)
surf(mus1, mus2, ICC_C_Mat)
%set(gca,'zlim',[-3 1.2])
title('ICC Consistency'), xlabel('x'), ylabel('y')


figure
surf(mus1, mus2, ICC_A_Mat./ICC_C_Mat)
title('ICC Agreement/Consistency'), xlabel('x'), ylabel('y')



mus1 = -2:1:2;
mus2 = -2:1:2;

mu = [0 0; 0 0];
sigma = cat(3,[1 0; 0 1], [1 0; 0 1]);
Cor_Cell = cell(length(mus1),length(mus2));
ICC_C_Cell = cell(length(mus1),length(mus2));
ICC_A_Cell = cell(length(mus1),length(mus2));
for m1 = 1:length(mus1)
    for m2 = 1:length(mus2) 

        corrs1 = -0.9:0.1:0.9;
        corrs2 = -0.9:0.1:0.9;

        Cor_Cell{m1,m2} = zeros(length(corrs1),length(corrs2));
        ICC_C_Cell{m1,m2} = zeros(length(corrs1),length(corrs2));
        ICC_A_Cell{m1,m2} = zeros(length(corrs1),length(corrs2));
        for c1 = 1:length(corrs1)
            for c2 = 1:length(corrs2)
                mu(2,:) = [mus1(m1) mus2(m2)];
                sigma(1,2,1) = corrs1(c1); sigma(2,1,1) = corrs1(c1);
                sigma(1,2,2) = corrs2(c2); sigma(2,1,2) = corrs2(c2);
                R = [];
                R = [R; mvnrnd(mu(1,:),sigma(:,:,1),0.5*N*(0.5*N -1))];
                R = [R; mvnrnd(mu(2,:),sigma(:,:,2),0.5*N*(0.5*N -1))];

                Cor_Cell{m1,m2}(c1,c2) = fast_corr(tiedrank_(R(:,1),1), tiedrank_(R(:,2),1));
                ICC_C_Cell{m1,m2}(c1,c2) = ICC([R(1:56,1:2) R(57:112,1:2)], 'A-1');
                ICC_A_Cell{m1,m2}(c1,c2) = ICC([R(1:56,1:2) R(57:112,1:2)], 'C-1');
                %tr_data = tiedrank_(R,1);
                %ICC_C_Cell{m1,m2}(c1,c2) = ICC([tr_data(1:56,1:2) tr_data(57:112,1:2)], 'A-1');
                %ICC_A_Cell{m1,m2}(c1,c2) = ICC([tr_data(1:56,1:2) tr_data(57:112,1:2)], 'C-1');
            end
        end
        
    end
end


figure
Data = ICC_C_Cell';
tmp_max = cell2mat(cellfun(@(x) max(x(:)), Data,'UniformOutput',0));
tmp_min = cell2mat(cellfun(@(x) min(x(:)), Data,'UniformOutput',0));
c_limit = [min(tmp_min(:)) max(tmp_max(:))];
for sbp = 1:25
    subplot(5,5,sbp)
    imagesc(Data{sbp})
    set(gca,'clim',c_limit, 'xtick',[], 'ytick',[])
    axis square
end 

figure
Data1 = ICC_C_Cell';
Data2 = ICC_A_Cell';
tmp_max = cell2mat(cellfun(@(x,y) max(x(:)./y(:)), Data1, Data2,'UniformOutput',0));
tmp_min = cell2mat(cellfun(@(x,y) min(x(:)./y(:)), Data1, Data2,'UniformOutput',0));
c_limit = [min(tmp_min(:)) max(tmp_max(:))];
for sbp = 1:25
    subplot(5,5,sbp)
    cur_data = Data1{sbp}./Data2{sbp};
    imagesc(cur_data)
    set(gca,'clim',c_limit,'xtick',[], 'ytick',[])
    axis square
end 



mus1 = -2:1:2;
mus2 = -2:1:2;

mu = [0 0; 0 0];
sigma = cat(3,[1 0; 0 1], [1 0; 0 1]);
NMeas_Cell = cell(length(mus1),length(mus2));
for m1 = 1:length(mus1)
    for m2 = 1:length(mus2) 

        corrs1 = -0.9:0.1:0.9;
        corrs2 = -0.9:0.1:0.9;

        NMeas_Cell{m1,m2} = zeros(length(corrs1),length(corrs2));
        for c1 = 1:length(corrs1)
            for c2 = 1:length(corrs2)
                mu(2,:) = [mus1(m1) mus2(m2)];
                sigma(1,2,1) = corrs1(c1); sigma(2,1,1) = corrs1(c1);
                sigma(1,2,2) = corrs2(c2); sigma(2,1,2) = corrs2(c2);
                R = [];
                R = [R; mvnrnd(mu(1,:),sigma(:,:,1),0.5*N*(0.5*N -1))];
                R = [R; mvnrnd(mu(2,:),sigma(:,:,2),0.5*N*(0.5*N -1))];
                
                cur_data = tiedrank_(R,1);
                cor_all = fast_corr(cur_data(:,1), cur_data(:,2));
                cur_data = tiedrank_(R(1:56,:),1);
                cor_wi  = fast_corr(cur_data(:,1), cur_data(:,2));
                cur_data = tiedrank_(R(57:112,:),1);
                cor_bt  = fast_corr(cur_data(:,1), cur_data(:,2));
                NMeas_Cell{m1,m2}(c1,c2) = (atanh(cor_wi) - atanh(cor_bt))*atanh(cor_all);
            end
        end
        
    end
end


figure('Pos',[164 67 1504 926])
Data = NMeas_Cell';
tmp_max = cell2mat(cellfun(@(x) max(x(:)), Data,'UniformOutput',0));
tmp_min = cell2mat(cellfun(@(x) min(x(:)), Data,'UniformOutput',0));
c_limit = [-0.6 0.6];%[min(tmp_min(:))+0.9 max(tmp_max(:))-1];
phase_shift = [1.2 0.6 0 -0.6 -1.2];
for sbp = 1:25
    subplot(5,5,sbp)
    imagesc(Data{sbp})
    set(gca,'clim',c_limit, 'xtick',[], 'ytick',[])
    axis square
    axes('pos',[0.154 0.774 0.0772 0.025],'xlim',[-15 155],'ylim',[-15 15],'visible','off')
    hold on
    for elp = 1:5
        t = linspace(0,2*pi) ;
        a = 15; b = 15;
        x = a*cos(t+phase_shift(elp)) ;
        y = b*sin(t) ;
        plot(x+35*(elp-1),y,'k','linewidth',2)
    end
    axis equal
    box off
    axes('pos',[0.135 0.8 0.021 0.127],'xlim',[-15 15],'ylim',[-15 155],'visible','off')
    hold on
    for elp = 1:5
        t = linspace(0,2*pi) ;
        a = 15; b = 15;
        x = a*cos(t+phase_shift(elp)) ;
        y = b*sin(t) ;
        plot(x,y+35*(elp-1),'k','linewidth',2)
    end
    axis equal
    box off
end 


phase_shift = [1.2 0.6 0 -0.6 -1.2];
figure
hold on
for sbp = 1:5
    t = linspace(0,2*pi) ;
    a = 15 ; b = 15 ;
    x = a*cos(t+phase_shift(sbp)) ;
    y = b*sin(t) ;
    plot(x+35*(sbp-1),y,'k','linewidth',3)
end
axis equal
box off
set(gca,'xlim',[-15 155],'ylim',[-15 15],'visible','off')